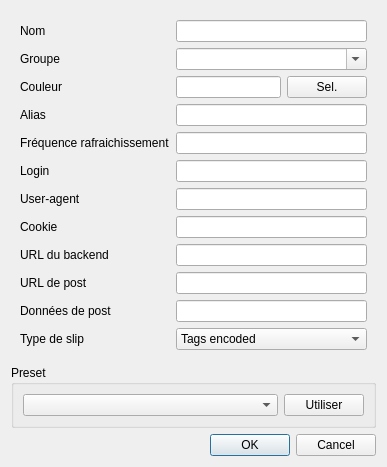
<?xml version="1.0" encoding="UTF-8"?>
<ui version="4.0">
 <class>QQBouchotSettingsDialog</class>
 <widget class="QDialog" name="QQBouchotSettingsDialog">
  <property name="geometry">
   <rect>
    <x>0</x>
    <y>0</y>
    <width>387</width>
    <height>442</height>
   </rect>
  </property>
  <property name="sizePolicy">
   <sizepolicy hsizetype="Preferred" vsizetype="Fixed">
    <horstretch>0</horstretch>
    <verstretch>0</verstretch>
   </sizepolicy>
  </property>
  <property name="windowTitle">
   <string>Dialog</string>
  </property>
  <layout class="QVBoxLayout" name="verticalLayout">
   <item>
    <widget class="QWidget" name="widget" native="true">
     <layout class="QFormLayout" name="formLayout">
      <item row="0" column="0">
       <widget class="QLabel" name="label_11">
        <property name="text">
         <string>Nom</string>
        </property>
       </widget>
      </item>
      <item row="0" column="1">
       <widget class="QLineEdit" name="nameLineEdit"/>
      </item>
      <item row="1" column="0">
       <widget class="QLabel" name="label_12">
        <property name="text">
         <string>Groupe</string>
        </property>
       </widget>
      </item>
      <item row="3" column="0">
       <widget class="QLabel" name="label">
        <property name="text">
         <string>Couleur</string>
        </property>
       </widget>
      </item>
      <item row="3" column="1">
       <widget class="QWidget" name="widget_2" native="true">
        <layout class="QHBoxLayout" name="horizontalLayout">
         <property name="margin">
          <number>0</number>
         </property>
         <item>
          <widget class="QLineEdit" name="colorLineEdit"/>
         </item>
         <item>
          <widget class="QPushButton" name="colorSelPushButton">
           <property name="text">
            <string>Sel.</string>
           </property>
          </widget>
         </item>
        </layout>
       </widget>
      </item>
      <item row="4" column="0">
       <widget class="QLabel" name="label_2">
        <property name="text">
         <string>Alias</string>
        </property>
       </widget>
      </item>
      <item row="4" column="1">
       <widget class="QLineEdit" name="aliasLineEdit"/>
      </item>
      <item row="5" column="0">
       <widget class="QLabel" name="label_3">
        <property name="text">
         <string>Fréquence rafraichissement</string>
        </property>
       </widget>
      </item>
      <item row="5" column="1">
       <widget class="QLineEdit" name="refreshRateLineEdit"/>
      </item>
      <item row="6" column="0">
       <widget class="QLabel" name="label_4">
        <property name="text">
         <string>Login</string>
        </property>
       </widget>
      </item>
      <item row="6" column="1">
       <widget class="QLineEdit" name="loginLineEdit"/>
      </item>
      <item row="7" column="0">
       <widget class="QLabel" name="label_5">
        <property name="text">
         <string>User-agent</string>
        </property>
       </widget>
      </item>
      <item row="7" column="1">
       <widget class="QLineEdit" name="uaLineEdit"/>
      </item>
      <item row="8" column="0">
       <widget class="QLabel" name="label_6">
        <property name="text">
         <string>Cookie</string>
        </property>
       </widget>
      </item>
      <item row="8" column="1">
       <widget class="QLineEdit" name="cookieLineEdit"/>
      </item>
      <item row="9" column="0">
       <widget class="QLabel" name="label_7">
        <property name="text">
         <string>URL du backend</string>
        </property>
       </widget>
      </item>
      <item row="9" column="1">
       <widget class="QLineEdit" name="urlBackendLineEdit">
        <property name="readOnly">
         <bool>false</bool>
        </property>
       </widget>
      </item>
      <item row="10" column="0">
       <widget class="QLabel" name="label_8">
        <property name="text">
         <string>URL de post</string>
        </property>
       </widget>
      </item>
      <item row="10" column="1">
       <widget class="QLineEdit" name="urlPostLineEdit">
        <property name="readOnly">
         <bool>false</bool>
        </property>
       </widget>
      </item>
      <item row="11" column="0">
       <widget class="QLabel" name="label_9">
        <property name="text">
         <string>Données de post</string>
        </property>
       </widget>
      </item>
      <item row="11" column="1">
       <widget class="QLineEdit" name="postDataLineEdit">
        <property name="readOnly">
         <bool>false</bool>
        </property>
       </widget>
      </item>
      <item row="12" column="0">
       <widget class="QLabel" name="label_10">
        <property name="text">
         <string>Type de slip</string>
        </property>
       </widget>
      </item>
      <item row="12" column="1">
       <widget class="QComboBox" name="slipTypeComboBox">
        <item>
         <property name="text">
          <string>Tags encoded</string>
         </property>
        </item>
        <item>
         <property name="text">
          <string>Raw tags</string>
         </property>
        </item>
       </widget>
      </item>
      <item row="1" column="1">
       <widget class="QComboBox" name="groupSelComboBox">
        <property name="sizePolicy">
         <sizepolicy hsizetype="Expanding" vsizetype="Fixed">
          <horstretch>0</horstretch>
          <verstretch>0</verstretch>
         </sizepolicy>
        </property>
        <property name="editable">
         <bool>true</bool>
        </property>
       </widget>
      </item>
     </layout>
    </widget>
   </item>
   <item>
    <widget class="QGroupBox" name="presetGroupBox">
     <property name="title">
      <string>Preset</string>
     </property>
     <property name="alignment">
      <set>Qt::AlignLeading|Qt::AlignLeft|Qt::AlignTop</set>
     </property>
     <property name="checkable">
      <bool>false</bool>
     </property>
     <layout class="QHBoxLayout" name="horizontalLayout_2">
      <item>
       <widget class="QComboBox" name="presetComboBox">
        <property name="sizePolicy">
         <sizepolicy hsizetype="Expanding" vsizetype="Fixed">
          <horstretch>0</horstretch>
          <verstretch>0</verstretch>
         </sizepolicy>
        </property>
       </widget>
      </item>
      <item>
       <widget class="QPushButton" name="presetPushButton">
        <property name="sizePolicy">
         <sizepolicy hsizetype="Minimum" vsizetype="Fixed">
          <horstretch>0</horstretch>
          <verstretch>0</verstretch>
         </sizepolicy>
        </property>
        <property name="text">
         <string>Utiliser</string>
        </property>
       </widget>
      </item>
     </layout>
    </widget>
   </item>
   <item>
    <widget class="QDialogButtonBox" name="buttonBox">
     <property name="orientation">
      <enum>Qt::Horizontal</enum>
     </property>
     <property name="standardButtons">
      <set>QDialogButtonBox::Cancel|QDialogButtonBox::Ok</set>
     </property>
    </widget>
   </item>
  </layout>
 </widget>
 <resources/>
 <connections>
  <connection>
   <sender>buttonBox</sender>
   <signal>accepted()</signal>
   <receiver>QQBouchotSettingsDialog</receiver>
   <slot>accept()</slot>
   <hints>
    <hint type="sourcelabel">
     <x>248</x>
     <y>254</y>
    </hint>
    <hint type="destinationlabel">
     <x>157</x>
     <y>274</y>
    </hint>
   </hints>
  </connection>
  <connection>
   <sender>buttonBox</sender>
   <signal>rejected()</signal>
   <receiver>QQBouchotSettingsDialog</receiver>
   <slot>reject()</slot>
   <hints>
    <hint type="sourcelabel">
     <x>316</x>
     <y>260</y>
    </hint>
    <hint type="destinationlabel">
     <x>286</x>
     <y>274</y>
    </hint>
   </hints>
  </connection>
 </connections>
</ui>
